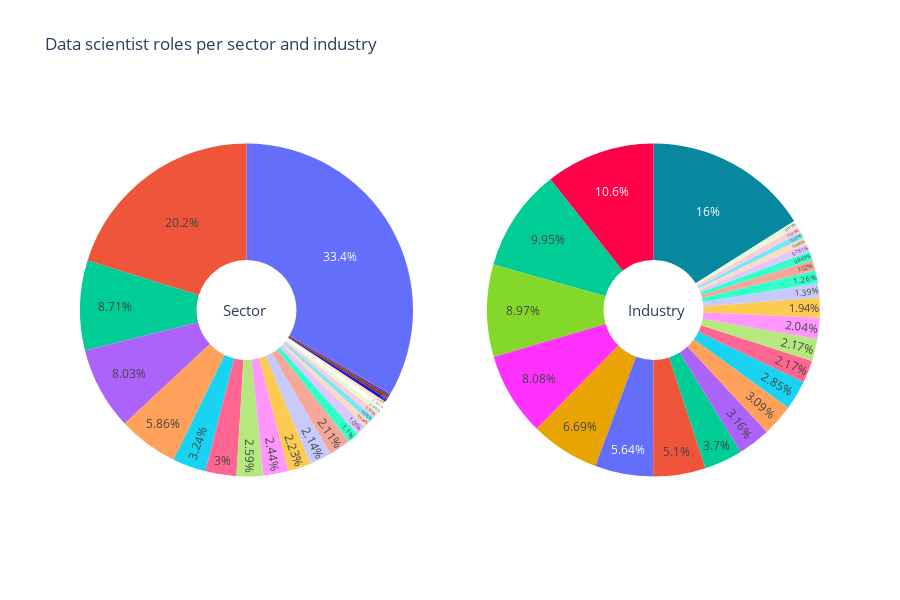

The code cell stored with this chart in its notebook:
### Code cell
fig = make_subplots(rows=1, cols=2, specs=[[{'type':'domain'}, {'type':'domain'}]])
#fig = px.pie(jobs_per_sector, values=jobs_per_sector['Sector'], names=jobs_per_sector.index)
fig.add_trace(go.Pie(labels=jobs_per_sector.index, values=jobs_per_sector['Sector'], name="Sector"),1, 1)
fig.add_trace(go.Pie(labels=jobs_per_industry.index, values=jobs_per_industry['Industry'], name="Industry"),1, 2)

fig.update_layout(width=900, height=600, showlegend=False, title = 'Data scientist roles per sector and industry',
    annotations=[dict(text='Sector', x=0.19, y=0.5, font_size=15, showarrow=False),
                 dict(text='Industry', x=0.82, y=0.5, font_size=15, showarrow=False)])
fig.update_traces(hole=.3, textposition='inside', hoverinfo="label+percent+name")
fig.show()

### Figure 1 — Plotly figure (JSON) as saved in the notebook; plotly's stock layout.template omitted (floating-point values rounded to 4 significant figures)
{"data": [{"domain": {"x": [0, 0.45], "y": [0, 1]}, "hole": 0.3, "hoverinfo": "label+percent+name", "labels": ["Information Technology", "Business Services", "Biotech & Pharmaceuticals", "Finance", "Health Care", "Insurance", "Education", "Manufacturing", "Government", "Media", "Retail", "Accounting & Legal", "Aerospace & Defense", "Oil, Gas, Energy & Utilities", "Telecommunications", "Consumer Services", "Non-Profit", "Construction, Repair & Maintenance", "Transportation & Logistics", "Real Estate", "Arts, Entertainment & Recreation", "Restaurants, Bars & Food Services", "Agriculture & Forestry", "Travel & Tourism", "Mining & Metals"], "name": "Sector", "textposition": "inside", "type": "pie", "values": [1124, 679, 293, 270, 197, 109, 101, 87, 82, 75, 72, 71, 37, 34, 21, 20, 18, 16, 16, 12, 10, 9, 5, 4, 1]}, {"domain": {"x": [0.55, 1], "y": [0, 1]}, "hole": 0.3, "hoverinfo": "label+percent+name", "labels": ["IT Services", "Staffing & Outsourcing", "Biotech & Pharmaceuticals", "Computer Hardware & Software", "Internet", "Health Care Services & Hospitals", "Consulting", "Enterprise Software & Network Solutions", "Investment Banking & Asset Management", "Advertising & Marketing", "Insurance Carriers", "Colleges & Universities", "Accounting", "Banks & Credit Unions", "Research & Development", "Federal Agencies", "Lending", "Aerospace & Defense", "Video Games", "Architectural & Engineering Services", "TV Broadcast & Cable Networks", "Electrical & Electronic Manufacturing", "Health, Beauty, & Fitness", "Department, Clothing, & Shoe Stores", "Insurance Agencies & Brokerages"], "name": "Industry", "textposition": "inside", "type": "pie", "values": [472, 313, 293, 264, 238, 197, 166, 150, 109, 93, 91, 84, 64, 64, 60, 57, 41, 37, 30, 25, 23, 19, 18, 18, 18]}], "layout": {"annotations": [{"font": {"size": 15}, "showarrow": false, "text": "Sector", "x": 0.19, "y": 0.5}, {"font": {"size": 15}, "showarrow": false, "text": "Industry", "x": 0.82, "y": 0.5}], "height": 600, "showlegend": false, "title": {"text": "Data scientist roles per sector and industry"}, "width": 900}}
